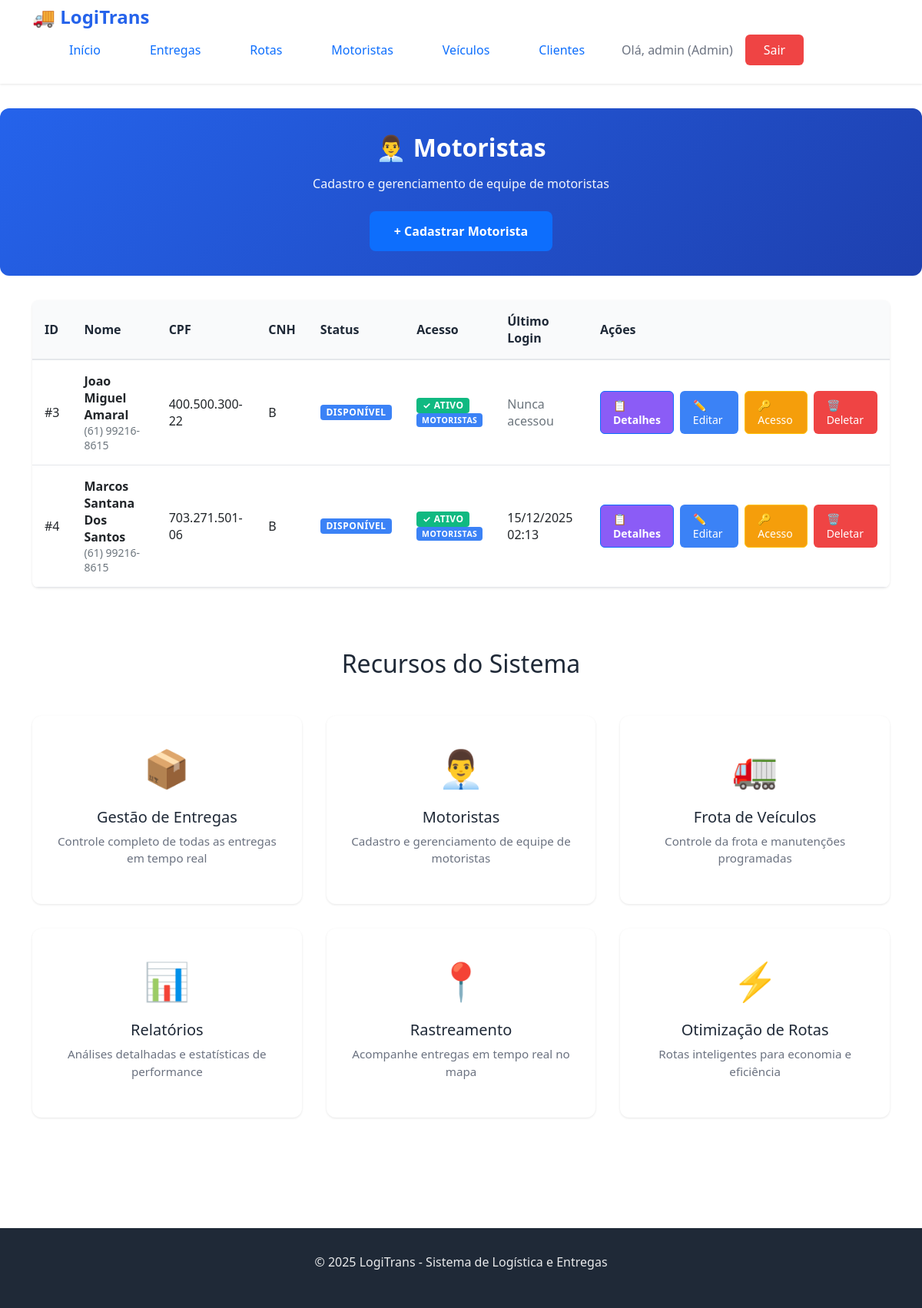
The app's page /motoristas/ (signed in) with its own data.
### logistica/models.py (models this page shows, shortened)
class Motorista(models.Model):
    STATUS_MOTORISTA = [
        ('ativo', 'Ativo'),
        ('inativo', 'Inativo'),
        ('em_rota', 'Em Rota'),
        ('disponivel', 'Disponível'),
    ]
    TIPO_CNH = [
        ('A', 'A'),
        ('B', 'B'),
        ('C', 'C'),
        ('D', 'D'),
        ('E', 'E'),
    ]
    user = models.OneToOneField(
        User,
        on_delete=models.CASCADE,
        related_name='motorista_profile',
        null=True,
        blank=True,
        verbose_name='Usuário do Sistema'
    )
    nome = models.CharField(max_length=100)
    cpf = models.CharField(max_length=14, unique=True)
    cnh = models.CharField(max_length=2, choices=TIPO_CNH)
    telefone = models.CharField(max_length=20)
    status = models.CharField(max_length=20, choices=STATUS_MOTORISTA, default='disponivel')
    data_cadastro = models.DateField(auto_now_add=True)  # Mantenha auto_now_add=True
    token_convite = models.CharField(max_length=100, blank=True, null=True)
    token_validade = models.DateTimeField(blank=True, null=True)
    class Meta:
        verbose_name = 'Motorista'
        verbose_name_plural = 'Motoristas'
        ordering = ['nome']

### logistica/views.py (the view)
# urls.py: path('motoristas/', views.list_motorista, name='list_motorista'),
@login_required
@user_passes_test(lambda u: is_admin(u))
def list_motorista(request):
    motoristas = Motorista.objects.all().order_by('nome')
    for motorista in motoristas:
        motorista.tem_acesso = motorista.user is not None
        motorista.acesso_ativo = motorista.user.is_active if motorista.user else False
    context = {
        'motoristas': motoristas,
        'total': motoristas.count(),
        'total_com_acesso': sum(1 for m in motoristas if m.tem_acesso),
        'total_ativos': sum(1 for m in motoristas if m.acesso_ativo),
    }
    return render(request, 'log/list_motorista.html', context)

### logistica/context_processors.py (called while the page is built)
def user_permissions(request):
    context = {}
    if request.user.is_authenticated:
        context['is_admin'] = request.user.is_staff
        context['is_motorista'] = is_motorista(request.user)
        motorista = get_motorista_from_user(request.user)
        if motorista:
            context['user_motorista'] = motorista
            context['motorista_nome'] = motorista.nome
            context['motorista_id'] = motorista.id
        if request.user.is_staff:
            context['user_profile'] = 'admin'
        elif motorista:
            context['user_profile'] = 'motorista'
        else:
            context['user_profile'] = 'cliente'
    return context

### logistica/permissions.py (called while the page is built)
def is_admin(user):
    return user.is_authenticated and user.is_staff

def is_motorista(user):
    if not user.is_authenticated:
        return False
    if hasattr(user, 'motorista_profile') and user.motorista_profile is not None:
        return True
    try:
        Motorista.objects.get(user=user)
        return True
    except Motorista.DoesNotExist:
        pass
    if hasattr(user, 'perfil') and user.perfil.motorista is not None:
        return True
    return False

def get_motorista_from_user(user):
    if not user.is_authenticated:
        return None
    if hasattr(user, 'motorista_profile') and user.motorista_profile:
        return user.motorista_profile
    try:
        return Motorista.objects.get(user=user)
    except Motorista.DoesNotExist:
        pass
    if hasattr(user, 'perfil') and user.perfil.motorista:
        return user.perfil.motorista
    return None

### logistica/templates/log/list_motorista.html (shortened to what this page needs)
{% extends 'log/base.html' %}
{% block content %}
<section class="hero hero-small">
    <div class="container">
        <div class="hero-content">
            <h1>👨‍💼 Motoristas</h1>
            <p>Cadastro e gerenciamento de equipe de motoristas</p>
            <a href="{% url 'criar_motorista' %}" class="btn-primary">+ Cadastrar Motorista</a>
        </div>
    </div>
</section>
<section class="page-section">
    <div class="container">
        <div class="table-container">
            <table class="data-table">
                <thead>
                    <tr>
                        <th>ID</th>
                        <th>Nome</th>
                        <th>CPF</th>
                        <th>CNH</th>
                        <th>Status</th>
                        <th>Acesso</th>
                        <th>Último Login</th>
                        <th class="actions-column">Ações</th>
                    </tr>
                </thead>
                <tbody>
                    {% for motorista in motoristas %}
                    <tr>
                        <td>#{{ motorista.id }}</td>
                        <td>
                            <strong>{{ motorista.nome }}</strong>
                            <br>
                            <small class="text-muted">{{ motorista.telefone }}</small>
                        </td>
                        <td>{{ motorista.cpf }}</td>
                        <td>{{ motorista.get_cnh_display }}</td>
                        <td>
                            {% if motorista.status == 'ativo' %}
                            <span class="badge badge-success">Ativo</span>
                            {% elif motorista.status == 'disponivel' %}
                            <span class="badge badge-info">Disponível</span>
                            {% elif motorista.status == 'em_rota' %}
                            <span class="badge badge-warning">Em Rota</span>
                            {% else %}
                            <span class="badge badge-secondary">{{ motorista.get_status_display }}</span>
                            {% endif %}
                        </td>
                        <td>
                            {% if motorista.tem_acesso %}
                                {% if motorista.acesso_ativo %}
                                <span class="badge badge-success" title="Usuário ativo">
                                    ✓ Ativo
                                </span>
                                <br>
                                <small>
                                    {% if motorista.user.groups.all %}
                                        {% for g in motorista.user.groups.all %}
                                        <span class="badge badge-info badge-sm">{{ g.name }}</span>
                                        {% endfor %}
                                    {% else %}
                                        <span class="text-muted">Sem grupos</span>
                                    {% endif %}
                                </small>
                                {% else %}
                                <span class="badge badge-danger" title="Usuário bloqueado">
                                    ✗ Bloqueado
                                </span>
                                {% endif %}
                            {% else %}
                            <span class="badge badge-warning" title="Sem usuário cadastrado">
                                ⚠ Sem acesso
                            </span>
                            {% endif %}
                        </td>
                        <td>
                            {% if motorista.user and motorista.user.last_login %}
                                {{ motorista.user.last_login|date:"d/m/Y H:i" }}
                            {% elif motorista.tem_acesso %}
                                <span class="text-muted">Nunca acessou</span>
                            {% else %}
                                <span class="text-muted">-</span>
                            {% endif %}
                        </td>
                        <td>
                            <div class="action-buttons">
                                <a href="{% url 'detalhes_motorista' motorista.id %}"
                                   class="btn-action btn-primary"
                                   title="Ver detalhes">
                                    📋 Detalhes
                                </a>
                                <a href="{% url 'atualizar_motorista' motorista.id %}"
                                   class="btn-action btn-edit"
                                   title="Editar">
                                    ✏️ Editar
                                </a>
                                <a href="{% url 'gerenciar_acesso_motorista' motorista.id %}"
                                   class="btn-action btn-warning"
                                   title="Gerenciar acesso">
                                    🔑 Acesso
                                </a>
                                {% if user.is_superuser %}
                                <a href="{% url 'deletar_motorista' motorista.id %}"
                                   class="btn-action btn-delete"
                                   title="Deletar"
                                   onclick="return confirm('Tem certeza que deseja deletar {{ motorista.nome }}?');">
                                    🗑️ Deletar
                                </a>
                                {% endif %}
                            </div>
                        </td>
                    </tr>
                    {% endfor %}
                </tbody>
            </table>
        </div>
    </div>
</section>
{% if motoristas %}
<section class="features">
    <div class="container">
        <h2>Recursos do Sistema</h2>
        <div class="features-grid">
            <div class="feature-card">
                <div class="feature-icon">📦</div>
                <h3>Gestão de Entregas</h3>
                <p>Controle completo de todas as entregas em tempo real</p>
            </div>
            <div class="feature-card">
                <div class="feature-icon">👨‍💼</div>
                <h3>Motoristas</h3>
                <p>Cadastro e gerenciamento de equipe de motoristas</p>
            </div>
            <div class="feature-card">
                <div class="feature-icon">🚛</div>
                <h3>Frota de Veículos</h3>
                <p>Controle da frota e manutenções programadas</p>
            </div>
            <div class="feature-card">
                <div class="feature-icon">📊</div>
                <h3>Relatórios</h3>
                <p>Análises detalhadas e estatísticas de performance</p>
            </div>
            <div class="feature-card">
                <div class="feature-icon">📍</div>
                <h3>Rastreamento</h3>
                <p>Acompanhe entregas em tempo real no mapa</p>
            </div>
            <div class="feature-card">
                <div class="feature-icon">⚡</div>
                <h3>Otimização de Rotas</h3>
                <p>Rotas inteligentes para economia e eficiência</p>
            </div>
        </div>
    </div>
</section>
{% endif %}
{% endblock %}

### logistica/templates/log/base.html (shortened to what this page needs)
{% load static %}
<html lang="pt-BR">
<head>
    <link rel="stylesheet" href="{% static 'log/style.css' %}">
    <link href="https://cdn.jsdelivr.net/npm/bootstrap@5.0.0-beta2/dist/css/bootstrap.min.css" rel="stylesheet">
</head>
<body>
    <nav class="navbar">
        <div class="container">
            <div class="nav-brand">
                <h1>🚚 LogiTrans</h1>
            </div>
            <ul class="nav-menu">
                <li><a href="{% url 'home' %}" class="nav-link">Início</a></li>
                {% if user.is_authenticated %}
                    {% if user.is_staff %}
                        <li><a href="{% url 'list_entrega' %}" class="nav-link">Entregas</a></li>
                        <li><a href="{% url 'list_rota' %}" class="nav-link">Rotas</a></li>
                        <li><a href="{% url 'list_motorista' %}" class="nav-link">Motoristas</a></li>
                        <li><a href="{% url 'list_veiculo' %}" class="nav-link">Veículos</a></li>
                        <li><a href="{% url 'list_cliente' %}" class="nav-link">Clientes</a></li>
                    {% else %}
                        <li><a href="{% url 'buscar_entrega' %}" class="nav-link">Rastrear Entrega</a></li>
                    {% endif %}
                    <li class="user-info">
                        <span>Olá, {{ user.username }}
                            {% if user.is_staff %}(Admin) {% elif user.perfil.tipo_usuario == 'motorista' %}
                                (Motorista)
                            {% endif %}
                        </span>
                        <a href="{% url 'logout' %}" class="btn-logout">Sair</a>
            {% else %}
                <li><a href="{% url 'login' %}" class="btn-login">Entrar</a></li>
            {% endif %}
            </ul>
        </div>
    </nav>
    <main class="main-content">
        {% block content %}
        {% endblock %}
    </main>
    <footer class="footer">
        <div class="container">
            <p>&copy; 2025 LogiTrans - Sistema de Logística e Entregas</p>
        </div>
    </footer>
</body>
</html>

### records on screen
Motorista: id "3", nome "Joao Miguel Amaral", telefone "(61) 99216-8615", cpf "400.500.300-22", cnh "B", status "DISPONÍVEL", shows "Nunca acessou"
Motorista: id "4", nome "Marcos Santana Dos Santos", telefone "(61) 99216-8615", cpf "703.271.501-06", cnh "B", status "DISPONÍVEL", user.last_login "15/12/2025 02:13"

### other values on screen
{{ user.username }} "admin"
{{ g.name }} "MOTORISTAS"
